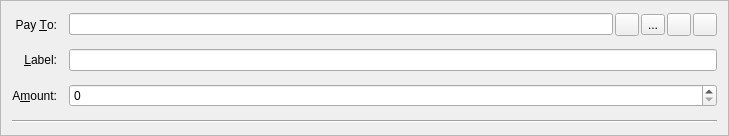
<?xml version="1.0" encoding="UTF-8"?>
<ui version="4.0">
 <class>SendCoinsEntry</class>
 <widget class="QFrame" name="SendCoinsEntry">
  <property name="geometry">
   <rect>
    <x>0</x>
    <y>0</y>
    <width>729</width>
    <height>136</height>
   </rect>
  </property>
  <property name="windowTitle">
   <string>Form</string>
  </property>
  <property name="frameShape">
   <enum>QFrame::StyledPanel</enum>
  </property>
  <property name="frameShadow">
   <enum>QFrame::Sunken</enum>
  </property>
  <layout class="QGridLayout" name="gridLayout">
   <property name="spacing">
    <number>12</number>
   </property>
   <item row="3" column="1">
    <layout class="QHBoxLayout" name="payToLayout">
     <property name="spacing">
      <number>2</number>
     </property>
     <item>
      <widget class="QValidatedLineEdit" name="payTo">
       <property name="toolTip">
        <string>The address to send the payment to  (e.g. C8gZqgY4r2RoEdqYk3QsAqFckyf9pRHN6i)</string>
       </property>
       <property name="maxLength">
        <number>34</number>
       </property>
      </widget>
     </item>
     <item>
      <widget class="QToolButton" name="addressBookButton">
       <property name="toolTip">
        <string>Choose address from address book</string>
       </property>
       <property name="text">
        <string/>
       </property>
       <property name="icon">
        <iconset resource="../bitcoin.qrc">
         <normaloff>:/icons/address-book</normaloff>:/icons/address-book</iconset>
       </property>
       <property name="shortcut">
        <string>Alt+A</string>
       </property>
      </widget>
     </item>
     <item>
      <widget class="QToolButton" name="camButton">
       <property name="text">
        <string>...</string>
       </property>
       <property name="icon">
        <iconset resource="../bitcoin.qrc">
         <normaloff>:/icons/camera</normaloff>:/icons/camera</iconset>
       </property>
      </widget>
     </item>
     <item>
      <widget class="QToolButton" name="pasteButton">
       <property name="toolTip">
        <string>Paste address from clipboard</string>
       </property>
       <property name="text">
        <string/>
       </property>
       <property name="icon">
        <iconset resource="../bitcoin.qrc">
         <normaloff>:/icons/editpaste</normaloff>:/icons/editpaste</iconset>
       </property>
       <property name="shortcut">
        <string>Alt+P</string>
       </property>
      </widget>
     </item>
     <item>
      <widget class="QToolButton" name="deleteButton">
       <property name="toolTip">
        <string>Remove this recipient</string>
       </property>
       <property name="text">
        <string/>
       </property>
       <property name="icon">
        <iconset resource="../bitcoin.qrc">
         <normaloff>:/icons/remove</normaloff>:/icons/remove</iconset>
       </property>
      </widget>
     </item>
    </layout>
   </item>
   <item row="4" column="0">
    <widget class="QLabel" name="label_4">
     <property name="text">
      <string>&amp;Label:</string>
     </property>
     <property name="alignment">
      <set>Qt::AlignRight|Qt::AlignTrailing|Qt::AlignVCenter</set>
     </property>
     <property name="buddy">
      <cstring>addAsLabel</cstring>
     </property>
    </widget>
   </item>
   <item row="5" column="0">
    <widget class="QLabel" name="label">
     <property name="text">
      <string>A&amp;mount:</string>
     </property>
     <property name="alignment">
      <set>Qt::AlignRight|Qt::AlignTrailing|Qt::AlignVCenter</set>
     </property>
     <property name="buddy">
      <cstring>payAmount</cstring>
     </property>
    </widget>
   </item>
   <item row="5" column="1">
    <widget class="BitcoinAmountField" name="payAmount"/>
   </item>
   <item row="3" column="0">
    <widget class="QLabel" name="label_2">
     <property name="text">
      <string>Pay &amp;To:</string>
     </property>
     <property name="alignment">
      <set>Qt::AlignRight|Qt::AlignTrailing|Qt::AlignVCenter</set>
     </property>
     <property name="buddy">
      <cstring>payTo</cstring>
     </property>
    </widget>
   </item>
   <item row="4" column="1">
    <layout class="QHBoxLayout" name="horizontalLayout_2">
     <property name="spacing">
      <number>0</number>
     </property>
     <item>
      <widget class="QValidatedLineEdit" name="addAsLabel">
       <property name="enabled">
        <bool>true</bool>
       </property>
       <property name="toolTip">
        <string>Enter a label for this address to add it to your address book</string>
       </property>
      </widget>
     </item>
    </layout>
   </item>
   <item row="6" column="0" colspan="2">
    <widget class="Line" name="line">
     <property name="styleSheet">
      <string notr="true"/>
     </property>
     <property name="lineWidth">
      <number>1</number>
     </property>
     <property name="orientation">
      <enum>Qt::Horizontal</enum>
     </property>
    </widget>
   </item>
  </layout>
 </widget>
 <customwidgets>
  <customwidget>
   <class>BitcoinAmountField</class>
   <extends>QSpinBox</extends>
   <header>bitcoinamountfield.h</header>
   <container>1</container>
  </customwidget>
  <customwidget>
   <class>QValidatedLineEdit</class>
   <extends>QLineEdit</extends>
   <header>qvalidatedlineedit.h</header>
  </customwidget>
 </customwidgets>
 <resources>
  <include location="../bitcoin.qrc"/>
 </resources>
 <connections/>
</ui>
